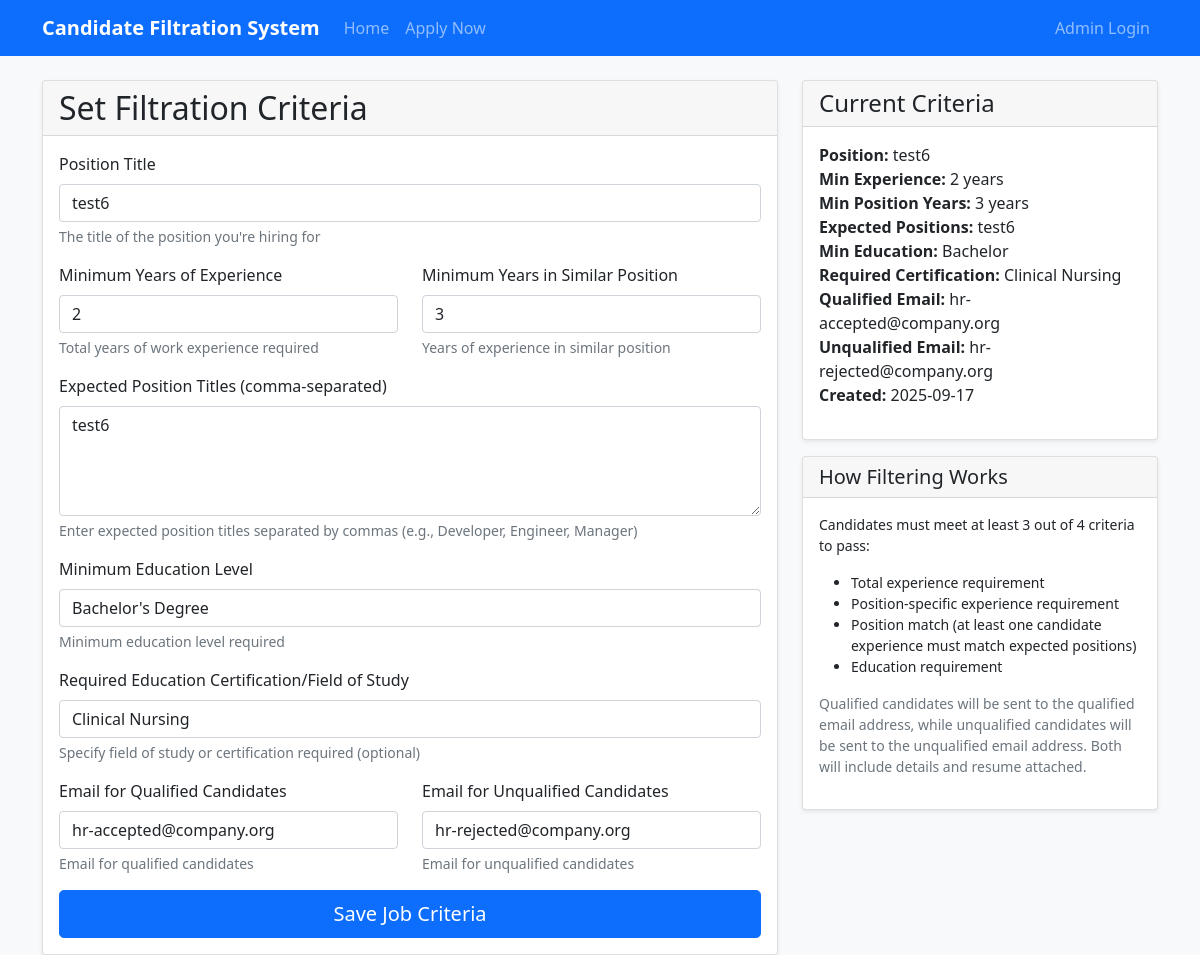
The page /admin on the database its author committed.
### tables this page shows
CREATE TABLE criteria
                 (id INTEGER PRIMARY KEY AUTOINCREMENT,
                  min_experience INTEGER,
                  required_skills TEXT,
                  preferred_education TEXT,
                  notification_email TEXT,
                  created_date TIMESTAMP DEFAULT CURRENT_TIMESTAMP,
                  is_active BOOLEAN DEFAULT 1, expected_positions TEXT DEFAULT "", position_title TEXT DEFAULT "Legacy Position", min_position_years INTEGER DEFAULT 0, qualified_email TEXT DEFAULT "qualified@company.com", unqualified_email TEXT DEFAULT "unqualified@company.com", admin_user_id INTEGER DEFAULT NULL, job_status TEXT DEFAULT "open", required_education_certification TEXT DEFAULT "", job_id INTEGER);

### app.py (the view, shortened to what this page needs)
@app.route('/admin', methods=['GET', 'POST'])
def admin_criteria():
    form = AdminCriteriaForm()
    conn = sqlite3.connect('candidates.db')
    c = conn.cursor()
    c.execute('SELECT * FROM criteria WHERE is_active = 1 ORDER BY created_date DESC LIMIT 1')
    current_criteria = c.fetchone()
    conn.close()
    if current_criteria:
        if len(current_criteria) <= 8:  # Old schema has 8 fields or less
            form.position_title.data = 'Legacy Position'  # Default value
            form.min_experience.data = current_criteria[2] if len(current_criteria) > 2 else 0
            form.min_position_years.data = 0  # Default value
            form.expected_positions.data = current_criteria[3] if len(current_criteria) > 3 else ''
            form.preferred_education.data = current_criteria[4] if len(current_criteria) > 4 else 'high_school'
            form.qualified_email.data = current_criteria[5] if len(current_criteria) > 5 else 'qualified@company.com'
            form.unqualified_email.data = 'unqualified@company.com'  # Default value
        else:  # Actual table structure based on debug output
            form.position_title.data = current_criteria[8]  # position_title at index 8
            form.min_experience.data = current_criteria[1]  # min_experience at index 1
            form.min_position_years.data = current_criteria[9]  # min_position_years at index 9
            form.expected_positions.data = current_criteria[7] if current_criteria[7] else ''  # expected_positions at index 7
            form.preferred_education.data = current_criteria[3]  # preferred_education at index 3
            form.qualified_email.data = current_criteria[10]  # qualified_email at index 10
            form.unqualified_email.data = current_criteria[11]  # unqualified_email at index 11
            if len(current_criteria) > 14:
                form.required_education_certification.data = current_criteria[14] if current_criteria[14] else ''
    current_criteria_display = None
    if current_criteria:
        if len(current_criteria) <= 8:
            current_criteria_display = {
                'position_title': 'Legacy Position',
                'min_experience': current_criteria[2] if len(current_criteria) > 2 else 0,
                'min_position_years': 0,
                'expected_positions': current_criteria[3] if len(current_criteria) > 3 else '',
                'preferred_education': str(current_criteria[4]) if len(current_criteria) > 4 and current_criteria[4] else 'high_school',
                'required_education_certification': '',  # Not available in old schema
                'qualified_email': current_criteria[5] if len(current_criteria) > 5 else 'qualified@company.com',
                'unqualified_email': 'unqualified@company.com',
                'created_date': current_criteria[6] if len(current_criteria) > 6 else None,
            }
        else:
            current_criteria_display = {
                'position_title': str(current_criteria[8]) if current_criteria[8] else 'Unknown Position',
                'min_experience': current_criteria[1] if current_criteria[1] is not None else 0,
                'min_position_years': current_criteria[9] if current_criteria[9] is not None else 0,
                'expected_positions': str(current_criteria[7]) if current_criteria[7] else '',
                'preferred_education': str(current_criteria[3]) if current_criteria[3] else 'high_school',
                'required_education_certification': str(current_criteria[14]) if len(current_criteria) > 14 and current_criteria[14] else '',
                'qualified_email': str(current_criteria[10]) if current_criteria[10] else 'qualified@company.com',
                'unqualified_email': str(current_criteria[11]) if current_criteria[11] else 'unqualified@company.com',
                'created_date': current_criteria[5] if len(current_criteria) > 5 else None,
            }
    return render_template('admin_form.html', form=form, current_criteria=current_criteria, current_criteria_display=current_criteria_display)

### templates/admin_form.html (shortened to what this page needs)
{% extends "base.html" %}
{% block content %}
<div class="row">
    <div class="col-md-8">
        <div class="card">
            <div class="card-header">
                <h2 class="mb-0">Set Filtration Criteria</h2>
            </div>
            <div class="card-body">
                <form method="POST" id="adminForm">
                    <div class="mb-3">
                        {{ form.position_title.label(class="form-label") }}
                        {{ form.position_title(class="form-control") }}
                        <div class="form-text">The title of the position you're hiring for</div>
                    </div>
                    <div class="row">
                        <div class="col-md-6">
                            <div class="mb-3">
                                {{ form.min_experience.label(class="form-label") }}
                                {{ form.min_experience(class="form-control") }}
                                <div class="form-text">Total years of work experience required</div>
                            </div>
                        </div>
                        <div class="col-md-6">
                            <div class="mb-3">
                                {{ form.min_position_years.label(class="form-label") }}
                                {{ form.min_position_years(class="form-control") }}
                                <div class="form-text">Years of experience in similar position</div>
                            </div>
                        </div>
                    </div>
                    <div class="mb-3">
                        {{ form.expected_positions.label(class="form-label") }}
                        {{ form.expected_positions(class="form-control", rows="4") }}
                        <div class="form-text">Enter expected position titles separated by commas (e.g., Developer, Engineer, Manager)</div>
                    </div>
                    <div class="mb-3">
                        {{ form.preferred_education.label(class="form-label") }}
                        {{ form.preferred_education(class="form-control") }}
                        <div class="form-text">Minimum education level required</div>
                    </div>
                    <div class="mb-3">
                        {{ form.required_education_certification.label(class="form-label") }}
                        {{ form.required_education_certification(class="form-control") }}
                        <div class="form-text">Specify field of study or certification required (optional)</div>
                    </div>
                    <div class="row">
                        <div class="col-md-6">
                            <div class="mb-3">
                                {{ form.qualified_email.label(class="form-label") }}
                                {{ form.qualified_email(class="form-control") }}
                                <div class="form-text">Email for qualified candidates</div>
                            </div>
                        </div>
                        <div class="col-md-6">
                            <div class="mb-3">
                                {{ form.unqualified_email.label(class="form-label") }}
                                {{ form.unqualified_email(class="form-control") }}
                                <div class="form-text">Email for unqualified candidates</div>
                            </div>
                        </div>
                    </div>
                    <div class="d-grid">
                        {{ form.submit(class="btn btn-primary btn-lg") }}
                    </div>
                </form>
            </div>
        </div>
    </div>
    <div class="col-md-4">
        <div class="card">
            <div class="card-header">
                <h4 class="mb-0">Current Criteria</h4>
            </div>
            <div class="card-body">
                {% if current_criteria_display %}
                    <ul class="list-unstyled">
                        <li><strong>Position:</strong> {{ current_criteria_display.position_title }}</li>
                        <li><strong>Min Experience:</strong> {{ current_criteria_display.min_experience }} years</li>
                        <li><strong>Min Position Years:</strong> {{ current_criteria_display.min_position_years }} years</li>
                        <li><strong>Expected Positions:</strong> {{ current_criteria_display.expected_positions or 'None specified' }}</li>
                        <li><strong>Min Education:</strong> {{ (current_criteria_display.preferred_education|string).replace('_', ' ').title() if current_criteria_display.preferred_education else 'Not specified' }}</li>
                        <li><strong>Required Certification:</strong> {{ current_criteria_display.required_education_certification or 'Not specified' }}</li>
                        <li><strong>Qualified Email:</strong> {{ current_criteria_display.qualified_email }}</li>
                        <li><strong>Unqualified Email:</strong> {{ current_criteria_display.unqualified_email }}</li>
                        <li><strong>Created:</strong> {{ ((current_criteria_display.created_date|string)[:10]) if current_criteria_display.created_date else 'Unknown' }}</li>
                    </ul>
                {% else %}
                    <p class="text-muted">No criteria set yet. Please fill out the form to set initial criteria.</p>
                {% endif %}
            </div>
        </div>
        <div class="card mt-3">
            <div class="card-header">
                <h5 class="mb-0">How Filtering Works</h5>
            </div>
            <div class="card-body">
                <p class="small">Candidates must meet at least 3 out of 4 criteria to pass:</p>
                <ul class="small">
                    <li>Total experience requirement</li>
                    <li>Position-specific experience requirement</li>
                    <li>Position match (at least one candidate experience must match expected positions)</li>
                    <li>Education requirement</li>
                </ul>
                <p class="small text-muted">Qualified candidates will be sent to the qualified email address, while unqualified candidates will be sent to the unqualified email address. Both will include details and resume attached.</p>
            </div>
        </div>
    </div>
</div>
{% endblock %}

### static/css/style.css (style rules this page uses)
body { background-color: #f8f9fa; font-family: 'Segoe UI', Tahoma, Geneva, Verdana, sans-serif; }
.card { box-shadow: 0 0.125rem 0.25rem rgba(0, 0, 0, 0.075); border: 1px solid rgba(0, 0, 0, 0.125); transition: box-shadow 0.15s ease-in-out; }
.btn { transition: all 0.3s ease; }

### rows shown on the page
criteria: position_title "test6", min_experience "2", min_position_years "3", expected_positions "test6", preferred_education "Bachelor's Degree", required_education_certification "Clinical Nursing", qualified_email "hr-accepted@company.org", unqualified_email "hr-rejected@company.org", preferred_education "Bachelor", created_date "2025-09-17"
